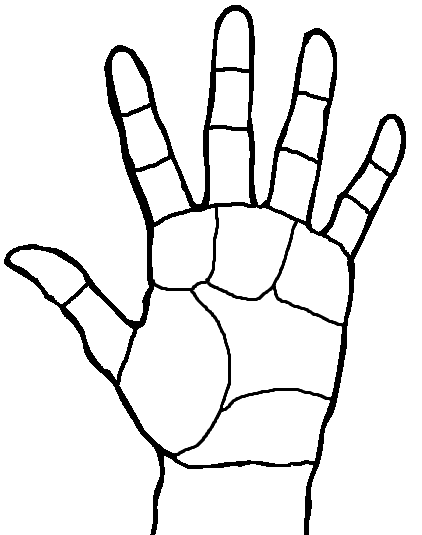
#> input picture touchsim/surfaces/hand.png, 422 x 535 px
$ python surface.py
#> lines starting #> are read from the running program, lines starting #| are printed output that depends on the picture; after the words box and inside, x2 and y2 are one past the last pixel; in counts of white or black regions, pixels touching at a corner belong together
import numpy as np
import re
import os.path
import warnings
from scipy.sparse import csr_matrix
from scipy.sparse.csgraph import dijkstra
from scipy.ndimage import distance_transform_edt
from scipy.ndimage import binary_fill_holes,binary_dilation
from skimage.measure import label, find_contours, regionprops
from skimage.morphology import thin
from matplotlib import path
from PIL import Image

from .constants import hand_tags,hand_orig,hand_pxl_per_mm,hand_theta,hand_density

default_density = {('SA1',''):10., ('RA',''):10., ('PC',''):10.}

class Surface(object):
    """A representation of a finite surface, which can be subdivided into
    separate regions, and on which Afferent objects can be placed.
    """

    def __init__(self,**args):
        """Initializes a Surface object.

        Kwargs:
            orig (array): Origin of coordinate system in pixel space (default: [0,0]).
            pxl_per_mm (float): Conversion factor from pixels to millimeters (default: 1.).
            theta (float): Angle of first axis in pixel space in radians (default: 0.).
            filename (string): Filename (with optional path) to an image file
                containing surface outline (for example: 'surfaces/hand.tiff',
                default: None).
            outline (array): 2D matrix containing outline of surface (and subregions);
                if set to None (the default), and no image filename is given,
                surface will represent infinite sheet. This is intended to be used as an
                alternative to specifying a filename, if an outline is already present
                in array form.
            tags (list): List of tuples with 3 strings each, denoting 1) coarse
                region, 2) sub-region, and 3) density tag (default: all empty strings).
            density (dict): Mapping between tuples containing 1) string denoting
                afferent class and 2) string denoting density tag, and float
                denoting afferent density in cm^2 (default: 10. for each mapping).
        """
        self.orig = args.get('orig',np.array([0., 0.]))
        self.pxl_per_mm = args.get('pxl_per_mm',1.)
        self.theta = args.get('theta',0.)
        self.rot2hand = np.array([[np.cos(self.theta), -np.sin(self.theta)],
            [np.sin(self.theta), np.cos(self.theta)]])
        self.rot2pixel = np.array([[np.cos(-self.theta), -np.sin(-self.theta)],
            [np.sin(-self.theta), np.cos(-self.theta)]])

        im = args.get('filename',None)
        if im is None:
            self.outline = args.get('outline',None)
        else:
            self.outline = image2outline(im,args.get('thres',250))

        if self.outline is None:
            self.num = 0
            self.density = {}
            self.tags = []
        else:
            self.outline = np.int64(thin(self.outline))
            labels,self.num = label(self.outline,connectivity=1,background=1,\
                return_num=True)
            regions = regionprops(np.flipud(labels))
            self.num -= 1
            self.boundary = []
            self._centers = []
            self._coords = []
            self._area = []
            for i in range(self.num):
                dd = distance_transform_edt(np.flipud(labels==(i+2)))
                xy = find_contours(dd,1)
                if len(xy)==0:
                    continue
                self.boundary.append(xy[0][:,::-1])
                self._centers.append(np.mean(xy[0][:,::-1],axis=0))
                self._area.append(regions[i+1].area)
                self._coords.append(regions[i+1].coords[:,::-1])
            self.num = len(self.boundary)
            self._centers = np.array(self._centers)
            self._area = np.array(self._area)

            self.bbox_min = np.zeros((self.num,2))
            self.bbox_max = np.zeros((self.num,2))
            for i in range(self.num):
                bb = bbox(self.boundary[i])
                self.bbox_min[i] = bb[0]
                self.bbox_max[i] = bb[1]

            self.tags = args.get('tags',['' for i in range(self.num)])
            self.density = args.get('density',default_density)

        self.construct_dist_matrix()


    @property
    def density(self):
        return self._density

    @density.setter
    def density(self,density):
        self._density = {}
        wflag = False
        for k in density.keys():
            idx = self.tag2idx(k[1])
            if len(idx)==0:
                warnings.warn("No matches found for tag '" + k[1] + "'.",
                    stacklevel=2)
            for i in idx:
                if (k[0],i) in self._density.keys():
                    wflag = True
                self._density[(k[0],i)] = density[k]
        if wflag:
            warnings.warn("Density assignment not unique. Please check tags.",
                stacklevel=2)
        if len(self._density.keys())<self.num*3:
            warnings.warn("Some regions have no density assigned.",
                stacklevel=2)

    def __str__(self):
        return 'Surface with ' + str(self.num) + ' regions.'

    def __len__(self):
        return len(self.num)

    @property
    def centers(self):
        return self.pixel2hand(self._centers)

    @property
    def area(self):
        return self._area/self.pxl_per_mm**2.

    # [21 lines left out: functions hand2pixel, pixel2hand, not called in this run]

    def tag2idx(self,tag):
        """Maps from surface tags to region ID numbers.

        Args:
            tag (str): Region tag.

        Returns:
            List of region ID numbers matching specified tag.
        """
        if self.tags is None:
            raise RuntimeError("No tags set for this surface.")
        if tag is None:
            return list(range(self.num))
        else:
            idx = [i for i in range(self.num) if len(re.findall(tag,self.tags[i]))>0]
            return idx

    # [80 lines left out: functions locate, sample_uniform, not called in this run]

    def construct_dist_matrix(self):
        """Constructs matrix of pair-wise distances between all pixels contained
        in the surface. This method is executed automatically when the outline
        variable is set during construction of the Surface object.
        """
        if self.outline is None:
            self.D = None
            return

        hand = np.fliplr(self.outline.T)
        hand = binary_fill_holes(hand)
        hand = binary_dilation(hand)

        idx = np.flatnonzero(hand.flatten())
        pos = np.reshape(np.arange(hand.size),hand.shape)

        shifts = [(1,0),(-1,0),(0,1),(0,-1),(1, 1),(-1,-1),(1,-1),(-1, 1)]
        dist = [1., 1., 1., 1., np.sqrt(2.), np.sqrt(2.), np.sqrt(2.), np.sqrt(2.)]

        nodes = np.array([],dtype=np.int64).reshape(0,2)
        weights = np.array([])
        for i in range(len(dist)):
            mask = np.logical_and(hand,np.roll(hand,shifts[i],axis=(0,1)))
            ind = np.flatnonzero(mask.flatten()[idx])
            pos_shift = np.roll(pos,shifts[i],axis=(0,1)).flatten()
            nodes = np.vstack((nodes,
                np.hstack((idx[ind][:,None],pos_shift[idx[ind]][:,None]))))
            weights = np.concatenate((weights, np.tile(dist[i]/self.pxl_per_mm,ind.size)))

        self.D = csr_matrix((weights,(nodes[:,0],nodes[:,1])),shape=(hand.size,hand.size))


    # [58 lines left out: functions distance, export, not called in this run]


def bbox(xy):
    """Calculates bounding box for arbitrary boundary.
    """
    return np.vstack((np.min(xy,axis=0),np.max(xy,axis=0)))

def image2outline(filename,thres=250):
    """Converts image to greyscale and thresholds to generate binary outline.
    """
#> called with filename = 'touchsim/surfaces/hand.png', thres = 250
    im = Image.open(filename)
#> im is the input picture: PIL image 422x535 L; min 0, max 255, mean 233.7
    im = im.convert('L',dither=None)
    outline = np.array(im)<thres
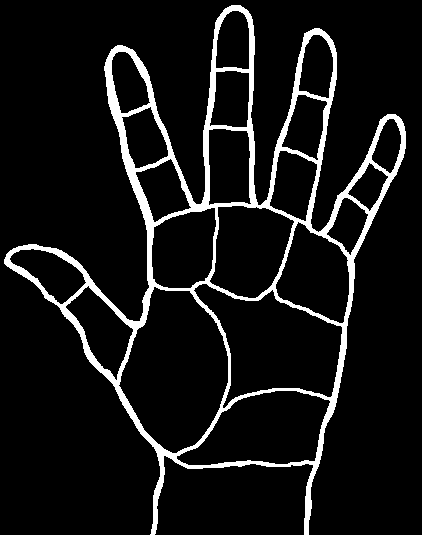
#> outline: shape (535, 422) bool; 8.5% white; 1 white region, box (x1, y1, x2, y2) and area: (4, 5, 406, 535) 19157
    return outline

null_surface = Surface()
hand_surface = Surface(filename=os.path.join(os.path.dirname(__file__),
        'surfaces','hand.png'),orig=hand_orig,pxl_per_mm=hand_pxl_per_mm,
        theta=hand_theta,density=hand_density,tags=hand_tags)
#> in __init__ (call 2), `self.outline = np.int64(thin(self.outline))`: self.outline: shape (535, 422) int64; values 0 (black) and 1 (white), 1.6% white in thin lines or dots
#> in __init__ (call 2), `labels,self.num = label(self.outline,connectivity=1,background=1,\ ret..`:
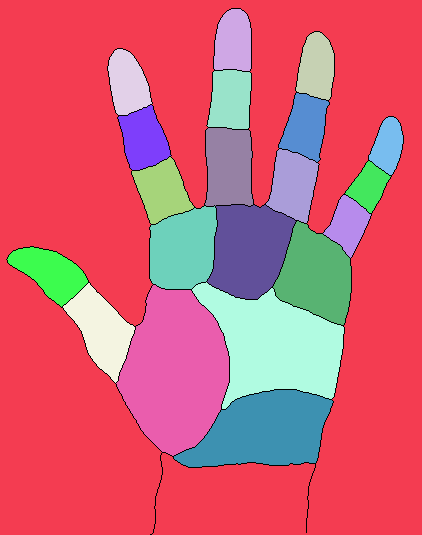
#> labels: shape (535, 422) int64; 22 distinct labels, from 0 to 21; one colour per label, 0 black
#> in __init__ (call 2), `labels,self.num = label(self.outline,connectivity=1,background=1,\ ret..`: self.num = 21
#> in __init__ (call 2), `regions = regionprops(np.flipud(labels))`: regions = 21 regions; largest, box (x1, y1, x2, y2) and area: (0, 0, 422, 535) 143039, (116, 79, 229, 250) 13235, (192, 126, 344, 253) 10874, (174, 68, 333, 145) 8186, (207, 236, 296, 330) 6071
#> in __init__ (call 2), `self.num -= 1`: self.num = 20
#> the loop in __init__ (call 2), `for i in range(self.num):` made 20 passes
#> xy on passes 1 to 12: 1 point arrays, longest 167 points, 1 point arrays, longest 166 points, 1 point arrays, longest 162 points, 1 point arrays, longest 186 points, 1 point arrays, longest 182 points, 1 point arrays, longest 173 points, 1 point arrays, longest 129 points, 1 point arrays, longest 237 points, 1 point arrays, longest 192 points, 1 point arrays, longest 182 points, 1 point arrays, longest 116 points, 1 point arrays, longest 138 points
#> pass 1, in __init__ (call 2), `dd = distance_transform_edt(np.flipud(labels==(i+2)))`:
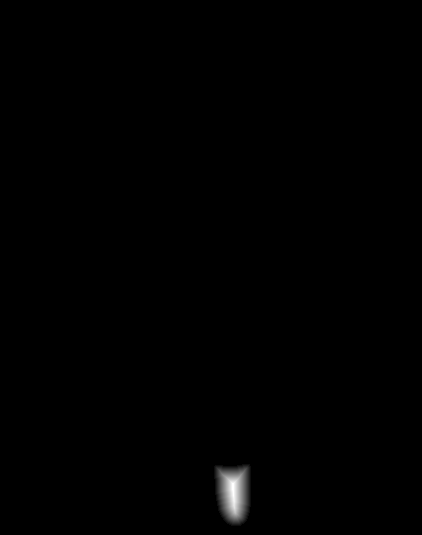
#> dd: shape (535, 422) float64; min 0, max 18, mean 0.0651; drawn with min black and max white
#> after the loop in __init__ (call 2), `for i in range(self.num):`:
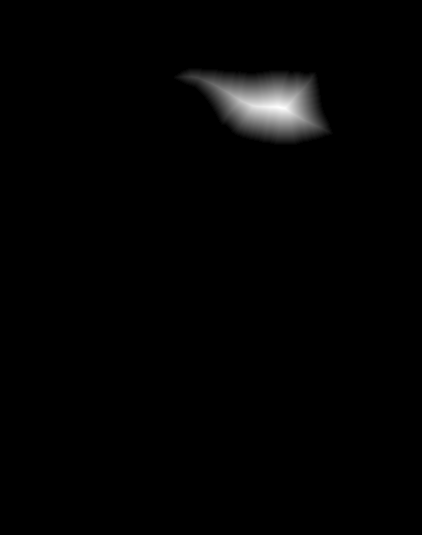
#> dd: shape (535, 422) float64; min 0, max 37.36, mean 0.5; drawn with min black and max white
#> after the loop in __init__ (call 2), `for i in range(self.num):`: self._area = [1980, 1954, 2019, 2210, 2166, 2215, 1288, 3366, 2582, 2399, 1218, 1570, 6071, 4588, 5272, 2563, 10874, 3457, 13235, 8186]; self._centers = 20 items, first 6: [233.1, 491.2], [316, 466.2], [126.8, 450.9], [229.9, 434.5], [305.5, 407.6], [142.6, 396.4]; self._coords = 20 items; self.boundary = 20 point arrays, longest 457 points
#> in __init__ (call 2), `self._centers = np.array(self._centers)`: self._centers = 20 rows, first 8: [233.1, 491.2], [316, 466.2], [126.8, 450.9], [229.9, 434.5], [305.5, 407.6], [142.6, 396.4], [387.8, 389], [228.2, 366.7]
#> in __init__ (call 2), `self._area = np.array(self._area)`: self._area = 20 values, max 13235 at index 18, min 1218 at index 10, mean 3960.7
#> in __init__ (call 2), `self.bbox_min = np.zeros((self.num,2))`: self.bbox_min = 20 rows, first 8: [0, 0], [0, 0], [0, 0], [0, 0], [0, 0], [0, 0], [0, 0], [0, 0]
#> in __init__ (call 2), `self.bbox_max = np.zeros((self.num,2))`: self.bbox_max has the same summary as self.bbox_min
#> the loop in __init__ (call 2), `for i in range(self.num):` made 20 passes
#> bb on passes 1 to 12: [[214, 464], [250, 525]], [[296, 435], [333, 502]], [[108, 420], [151, 485]], [[207, 406], [250, 464]], [[279, 373], [328, 441]], [[118, 365], [169, 429]], [[369, 360], [402, 417]], [[205, 329], [252, 406]], [[266, 312], [318, 385]], [[132, 311], [193, 377]], [[345, 322], [389, 373]], [[323, 277], [370, 339]]
#> after the loop in __init__ (call 2), `for i in range(self.num):`: self.bbox_max = 20 rows, first 8: [250, 525], [333, 502], [151, 485], [250, 464], [328, 441], [169, 429], [402, 417], [252, 406]; self.bbox_min = 20 rows, first 8: [214, 464], [296, 435], [108, 420], [207, 406], [279, 373], [118, 365], [369, 360], [205, 329]
#> in construct_dist_matrix (call 2), `hand = np.fliplr(self.outline.T)`:
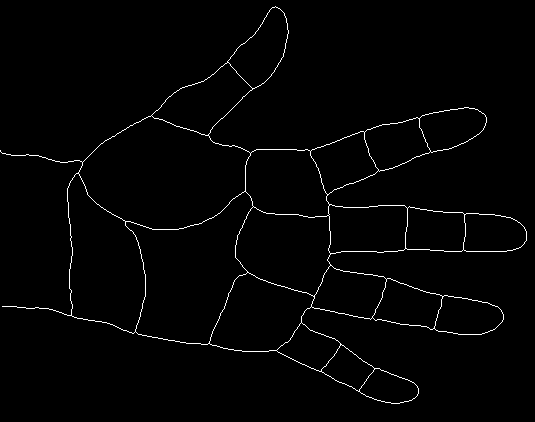
#> hand: shape (422, 535) int64; values 0 (black) and 1 (white), 1.6% white in thin lines or dots
#> in construct_dist_matrix (call 2), `hand = binary_fill_holes(hand)`: hand: shape (422, 535) bool; 36.6% white; 1 white region, box (x1, y1, x2, y2) and area: (0, 6, 527, 404) 82731
#> in construct_dist_matrix (call 2), `hand = binary_dilation(hand)`: hand: shape (422, 535) bool; 37.8% white; 1 white region, box (x1, y1, x2, y2) and area: (0, 5, 528, 405) 85272
#> in construct_dist_matrix (call 2), `pos = np.reshape(np.arange(hand.size),hand.shape)`:
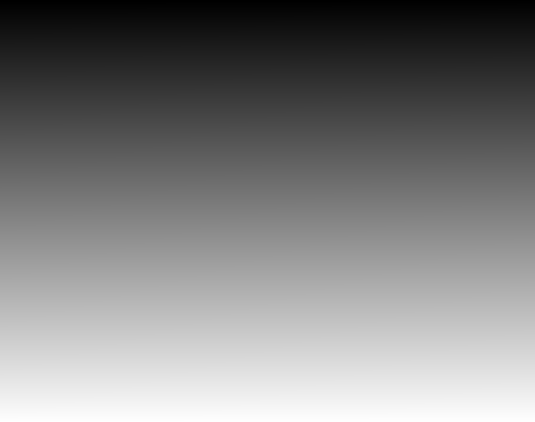
#> pos: shape (422, 535) int64; min 0, max 225769, mean 112884.5; drawn with min black and max white
#> in construct_dist_matrix (call 2), `dist = [1., 1., 1., 1., np.sqrt(2.), np.sqrt(2.), np.sqrt(2.), np.sqrt..`: dist = [1, 1, 1, 1, 1.41, 1.41, 1.41, 1.41]
#> in construct_dist_matrix (call 2), `nodes = np.array([],dtype=np.int64).reshape(0,2)`: nodes = empty array
#> the loop in construct_dist_matrix (call 2), `for i in range(len(dist)):` made 8 passes
#> pass 3, in construct_dist_matrix (call 2), `mask = np.logical_and(hand,np.roll(hand,shifts[i],axis=(0,1)))`:
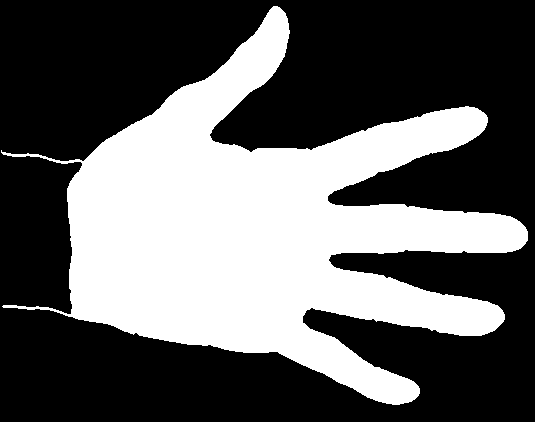
#> mask: shape (422, 535) bool; 37.5% white; 1 white region, box (x1, y1, x2, y2) and area: (1, 6, 528, 405) 84740
#> after the loop in construct_dist_matrix (call 2), `for i in range(len(dist)):`: nodes = 673730 pairs, first value 2950 to 216539, second value 2950 to 216539
